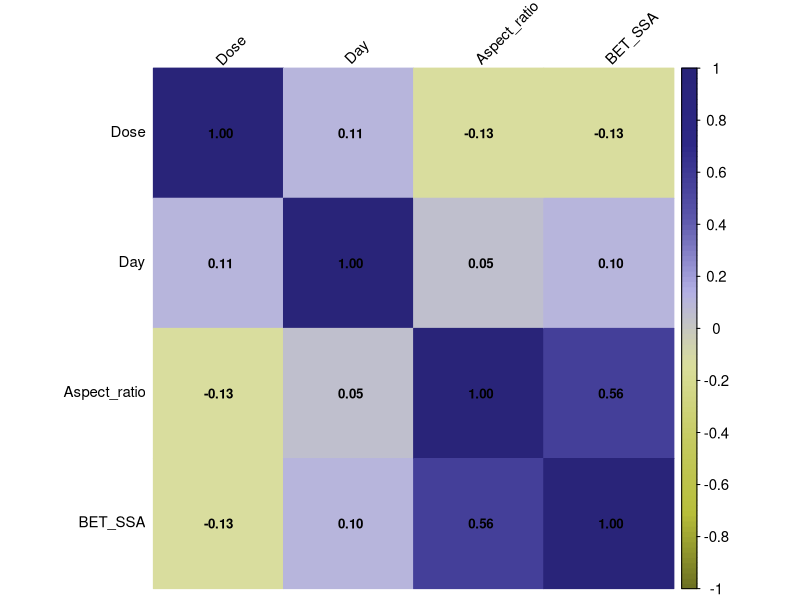
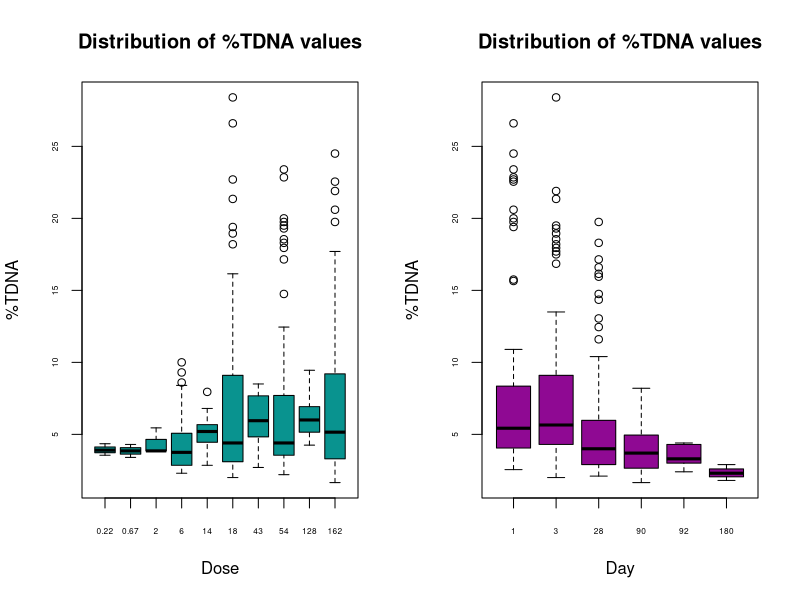

The R source for these figures, in order: (Note: this script raises an error after producing the figures.)
## ---- chunk 1
knitr::opts_chunk$set(echo = TRUE, 
                      message = FALSE, 
                      cache = FALSE,
                      warning = FALSE,
                      fig.align = 'center',
                      dpi = 300)
## ---- chunk 2
# Installing and loading  packages
packages <- function(x){
  not_installed <- x[!x %in% installed.packages()[, "Package"]]
  if(length(not_installed) > 0) 
    install.packages(not_installed, dependencies = TRUE)
  invisible(lapply(x, require, character.only = TRUE))
}

packages(c("magrittr", "dplyr", "tidyverse", "GGally", "ggpubr", "corrplot", "FactoMineR", "factoextra", "randomForest"))
## ---- chunk 3
# Setting the working directory to the folder containing the currently open file in RStudio
setwd(dirname(rstudioapi::getActiveDocumentContext()$path))

# Loading data
data <- read.csv2("input_file.csv", header = TRUE, dec = ",")
## ---- chunk 4
# Data sorting
SortedData <- data[order(data[, ncol(data)]), ]

# The most extreme values should be included in the training set. The number of rows with the lowest and highest values to be included in the training set: 
nexv = 3

ExRows <- rbind(SortedData[1:nexv, ], SortedData[(nrow(SortedData)-nexv+1):nrow(SortedData), ])
DataSplit <- SortedData[-c(1:nexv, (nrow(SortedData)-nexv+1):nrow(SortedData)), ]

# Training and validation sets 
ValidationSet <- data.frame()  
TrainingSet <- data.frame()       

for (i in seq_len(nrow(DataSplit))) {
  # The data split ratio is 2:1, where every third element is placed in the validation set
  if (i %% 3 == 1) {
    ValidationSet <- rbind(ValidationSet, DataSplit[i, ])
  } else {
    TrainingSet <- rbind(TrainingSet, DataSplit[i, ])
  }
}

TrainingSet <- rbind(ExRows, TrainingSet)

TrainingSet$Set <- 'T'
ValidationSet$Set <- 'V'

# Responces vectors
RespTrain <- as.vector(TrainingSet[, ncol(TrainingSet) - 1])
RespVal <- as.vector(ValidationSet[, ncol(ValidationSet) - 1])

# Matrix with descriptors
DescT <- as.matrix(TrainingSet[, 2:(ncol(TrainingSet) - 2)])
DescV <- as.matrix(ValidationSet[, 2:(ncol(ValidationSet) - 2)])

# Name of columns
ChemNameT <- TrainingSet[,1]
ChemNameV <- ValidationSet[,1]

# Autoscaling data
scaling <- function(x, sc_data){
  average <- mean(sc_data)
  stdev <- sd(sc_data)
  if (stdev == 0) {
    return(rep(0, length(x)))  
  }
  autoscaled_x <- (x-average)/stdev
  autoscaled_x
}

AutoscDescT <- as.data.frame(matrix(NA, nrow = nrow(DescT), ncol = ncol(DescT)))
AutoscDescV <- as.data.frame(matrix(NA, nrow = nrow(DescV), ncol = ncol(DescV)))


for (i in 1:ncol(DescT)) {
  AutoscDescT[, i] <- scaling(DescT[, i], DescT[, i])
}

for (i in 1:ncol(DescV)) {
  AutoscDescV[, i] <- scaling(DescV[, i], DescT[, i])
}

DescNames <- colnames(DescT)
AutoscDescNames <- paste0("Autoscaled_", DescNames) 

# Summary table
Summary <- data.frame(rbind(
  setNames(cbind(ChemNameT, DescT, AutoscDescT, RespTrain, TrainingSet$Set), 
           c("ChemName", DescNames, AutoscDescNames, "Experimental", "Set")), 
  setNames(cbind(ChemNameV, DescV, AutoscDescV, RespVal, ValidationSet$Set), 
           c("ChemName", DescNames, AutoscDescNames, "Experimental", "Set"))))

rownames(Summary) <- NULL

print(head(Summary))
print(tail(Summary))

## ---- chunk 5
# Save Heatmap to PNG
png("docs/figures/HeatMap.png", width = 1500, height = 1500, units = "px", res = 300)

# Computing the correlation matrix

CorrelationMatrix <- cor(data[, 2:(ncol(data) - 1)], use = "complete.obs")

# Color palette for the plot
col <- colorRampPalette(c("#6e7222","#b8bf3a", "#c6cb61", "#dbdf9c", "#b3b0e5", "#5c57ac", "#2e2988", "#292479"))

# Heatmap
corrplot(CorrelationMatrix, 
          method = "color", 
          col = col(100), 
          tl.col = "black", 
          tl.srt = 45, 
          addCoef.col = "black", 
          number.cex=0.8,
          tl.cex = 0.9,
          cl.cex = 0.9)

invisible(dev.off())
## ---- chunk 6
#Save Boxplot to PNG
png("docs/figures/Boxplot.png", width = 2400, height = 1440, units = "px", res = 300)

# Arranging two plots horizontally in a single graphic
par(mfrow = c(1,2))

# Boxplots
boxplot(TDNA~ Dose, 
        data = data,
        col = "#09938F", 
        xlab = "Dose", 
        ylab = "%TDNA", 
        main = "Distribution of %TDNA values",
        cex.axis = 0.5, 
        cex.lab = 1,    
        cex.main = 1.2)
boxplot(TDNA~ Day, 
        data = data,
        col = "#8f0993", 
        xlab = "Day", 
        ylab = "%TDNA", 
        main = "Distribution of %TDNA values",
        cex.axis = 0.5, 
        cex.lab = 1,    
        cex.main = 1.2)

invisible(dev.off())
## ---- chunk 7
# Selecting data for PCA
DataPCA <- data[, -c(1, ncol(data))]
# PCA
ResultsPCA <-  PCA(DataPCA, scale.unit = TRUE, ncp = 5, graph = FALSE)

EigenValues <- ResultsPCA$eig 

print(EigenValues)

# Setting the maximum value on the Y-axis
MaxYEV <- max(EigenValues[, "percentage of variance"]) + 5 
# Save Scree plot to PNG
png("docs/figures/EigenValues.png", width = 2400, height = 1900, units = "px", res = 300)
# Scree plot
fviz_eig(ResultsPCA, 
         addlabels = TRUE, 
         main = "Scree plot",
         col = "#09938F",              
         barfill = "#09938F",   
         border = "black",
         ylim = c(0, MaxYEV)) +
  theme(
    panel.grid.major.x = element_blank(), 
    panel.grid.minor.y = element_blank(),
    panel.grid.major.y = element_blank(), 
    panel.grid.minor.x = element_blank(),
    panel.background = element_rect(fill = "white", color = NA), 
    plot.title = element_text(hjust = 0.5, size = 18, face = "bold"),
    axis.title = element_text(size = 15))
invisible(dev.off())

# Save Contributions plot to PNG
png("docs/figures/Correlation_circle.png", width = 2400, height = 1440, units = "px", res = 300)
# Contributions plot
fviz_pca_var(ResultsPCA, 
             col.var = "contrib",
             gradient.cols = c("#9ab7bf", "#366f7f", "#033c4c")) +
  ggtitle("PCA Variable Contributions") +
  theme(
    panel.grid.major.x = element_blank(), 
    panel.grid.minor.y = element_blank(),
    panel.grid.major.y = element_blank(),
    panel.grid.minor.x = element_blank(),
    panel.background = element_rect(fill = "white", color = NA), 
    plot.title = element_text(hjust = 0.5, size = 18, face = "bold"),
    axis.title = element_text(size = 15),
    legend.title = element_text(size = 13),
    legend.text = element_text(size = 11)) +
  labs(color = "Contribution") 
invisible(dev.off())

# Save Biplot to PNG
png("docs/figures/Biplot.png", width = 2400, height = 1900, units = "px", res = 300)
TDNA_PCA <- as.numeric(data$TDNA)
Day_PCA <- as.factor(data$Day)
# Biplot
fviz_pca_biplot(ResultsPCA, 
                # Endpoits
                geom.ind = "point",
                fill.ind = Day_PCA, # color the points based on the day number
                col.ind = "black",
                pointshape = 21, 
                pointsize = TDNA_PCA, # point size depends on toxicity value
                palette = "Dark2",
                repel = TRUE,
                addEllipses = TRUE,
                # Variables 
                col.var = "contrib",
                gradient.cols = c("#9ab7bf", "#366f7f", "#033c4c"),
                
                legend.title = list(fill = "Day", color = "Contribution of variables", size = "Toxicity value")) + 
  labs(title = "PCA", x = "PC1 (41.7%)", y = "PC2 (27.6%)") + 
  theme_bw() + 
  theme(
    plot.title = element_text(hjust = 0.5, size = 18, face = "bold"),
    axis.title = element_text(size = 15),
    legend.title = element_text(size = 13),
    legend.text = element_text(size = 11)) 
invisible(dev.off())
## ---- chunk 8
# Metrics 
R2Q2 <- function(experimental, predicted) {
  return(1 - sum((experimental - predicted)^2, na.rm = TRUE) / sum((experimental - mean(experimental, na.rm = TRUE))^2, na.rm = TRUE))
}
RMSE <- function(experimental, predicted) {
  return(sqrt(mean((experimental - predicted)^2, na.rm = TRUE)))
}

# Grid parameters 
set.seed(8)

SampizePerc <- floor(nrow(AutoscDescT) * c(0.5, 0.7, 0.9, 1)) 

grid <- expand.grid(ntree = c(500, 750, 1000),
                    mtry = seq(2, 4, by = 1),
                    nodesize = c(1, 5, 10, 20),
                    sampsize = SampizePerc, 
                    maxnodes = seq(5, 25, by = 5))

# Table for resuts
results <- data.frame(ntree = numeric(), mtry = numeric(), nodesize = numeric(), sampsize = numeric(), maxnodes = numeric(), Q2 = numeric(), RMSEext = numeric(), R2 = numeric(), RMSEext = numeric())

# Grid search 
for (i in 1:nrow(grid)) {
  params <- grid[i,]
    set.seed(8)
    model <- randomForest(x = AutoscDescT, RespTrain, 
                          ntree = params$ntree, 
                          mtry = params$mtry, 
                          nodesize = params$nodesize, 
                          sampsize = params$sampsize, 
                          maxnodes = params$maxnodes, 
                          replace = TRUE, 
                          importance = TRUE, 
                          do.trace = FALSE)  
    
    RespTrainPred <- predict(model, newdata = AutoscDescT)
    RespValPred <- predict(model, newdata = AutoscDescV)
  
    R2 <- R2Q2(RespTrain, RespTrainPred)
    RMSEc <- RMSE(RespTrain, RespTrainPred)
    Q2 <- R2Q2(RespVal, RespValPred)
    RMSEext <- RMSE(RespVal, RespValPred)
  
  # First selection 
  if (Q2 > 0.85) {
  results <- rbind(results, data.frame(ntree = params$ntree, 
                                       mtry = params$mtry, 
                                       nodesize = params$nodesize, 
                                       sampsize = params$sampsize, 
                                       maxnodes = params$maxnodes, 
                                       Q2 = Q2, 
                                       RMSEext = RMSEext, 
                                       R2 = R2,
                                       RMSEc = RMSEc))
  }
}

# The secon selection
ResultSort <- results[order(-results$Q2), ]
BestRes <- head(ResultSort)

print(BestRes)
## ---- chunk 9
#Table for results
resultscv <- data.frame(ntree = numeric(), mtry = numeric(), nodesize = numeric(), sampsize = numeric(), maxnodes = numeric(), Q2cv = numeric(), RMSEcv = numeric())

# Loop for parameters
for (i in 1:nrow(BestRes)) {
  HypParm <- BestRes[i, ]
  
  TrainPredLoo <- numeric(length(RespTrain))
  # Loop for crossvalidation
  for (j in 1:length(RespTrain)) {
    TrainIndicates <- setdiff(1:length(RespTrain), j)
    TrainSetLoo <- AutoscDescT[TrainIndicates, ]
    RespTrainLoo <- RespTrain[TrainIndicates]  
    ValSetLoo <- AutoscDescT[j, , drop = FALSE]
    RespValLoo <- RespTrain[j]
    
    set.seed(8)
    # In the training set, there is one less element.
    sampsizevalue <- HypParm$sampsize - 1
    
    model <- randomForest(x = TrainSetLoo, y = RespTrainLoo, 
                          ntree = HypParm$ntree, 
                          mtry = HypParm$mtry, 
                          nodesize = HypParm$nodesize, 
                          sampsize = sampsizevalue, 
                          maxnodes = HypParm$maxnodes, 
                          replace = TRUE, 
                          importance = TRUE, 
                          do.trace = FALSE)  
    
    PredLoo <- predict(model, newdata = ValSetLoo)
    
    TrainPredLoo[j] <- PredLoo
  }
  Q2cv <- R2Q2(RespTrain, TrainPredLoo)
  RMSEcv <- RMSE(RespTrain, TrainPredLoo)

  resultscv <- rbind(resultscv, data.frame(ntree = HypParm$ntree, 
                                       mtry = HypParm$mtry, 
                                       nodesize = HypParm$nodesize, 
                                       sampsize = HypParm$sampsize, 
                                       maxnodes = HypParm$maxnodes, 
                                       Q2cv = Q2cv, 
                                       RMSEcv = RMSEcv))
}

ResultsAll<- cbind(resultscv, Q2ext = BestRes$Q2, RMSEext = BestRes$RMSEext, R2 = BestRes$R2, RMSEc = BestRes$RMSEc)
print(ResultsAll)
## ---- chunk 10
# Function for MAE calculation
MAE <- function(experimental, predicted) {
  mean(abs(experimental - predicted), na.rm = TRUE)
}

# Training
set.seed(8)
FinalModel <- randomForest(x = AutoscDescT, y = RespTrain, 
                           ntree = HypParm$ntree, 
                           mtry = HypParm$mtry, 
                           nodesize = HypParm$nodesize, 
                           sampsize = sampsizevalue, 
                           maxnodes = HypParm$maxnodes, 
                           replace = TRUE, 
                           importance = TRUE, 
                           do.trace = FALSE)  
    
RespTrainPred <- predict(FinalModel, newdata = AutoscDescT)
RespValPred <- predict(FinalModel, newdata = AutoscDescV)

ResidualsTrain <- RespTrain - RespTrainPred
ResidualsVal <- RespVal - RespValPred

R2 <- ResultsAll$R2[1]
RMSEc <- ResultsAll$RMSEc[1]
MAEt <- MAE(RespTrain, RespTrainPred)
Q2ext <- ResultsAll$Q2ext[1]
RMSEext <- ResultsAll$RMSEext[1]
Q2cv <- ResultsAll$Q2cv[1]
RMSEcv <- ResultsAll$RMSEcv[1]

SummaryModel <- cbind(Summary, PredictedTox = c(RespTrainPred, RespValPred), Residuals = c(ResidualsTrain, ResidualsVal))
print(head(SummaryModel))
print(tail(SummaryModel))
print(paste("Results of model: R2 = ", round(R2, 2), "RMSEc = ", round(RMSEc, 2), "Q2ext = ", round(Q2ext, 2), "RMSEext = ", round(RMSEext, 2), "Q2cv = ", round(Q2cv, 2), "RMSEcv =", round(RMSEcv, 2), "MAE = ", round(MAEt, 2)))
## ---- chunk 11
MaxDens <- as.numeric(ceiling(max(SummaryModel$Residuals)))
MinDens <- as.numeric(floor(min(SummaryModel$Residuals)))

# The first plot
DensityPlot <- ggdensity((SummaryModel),
                          x = "Residuals",
                          size = 0.7,
                          fill = "Set", 
                          palette = c("#004AF5", "#F7B213")) +
  scale_x_continuous(limits = c(MinDens, MaxDens)) +
  scale_fill_manual(values = c("T" = "#004AF5", "V" = "#F7B213"), 
                    labels = c("Training Set", "Validation Set"))

DensityPlot <- ggpar(DensityPlot, legend.title = "", legend = "top", xlab = "", 
                      ylab = "Residual density %TDNA BAL", ggtheme = theme_bw())

DensityPlot <- DensityPlot + 
  theme(panel.grid.major = element_blank(), 
        panel.grid.minor = element_blank(),
        panel.border = element_rect(colour = "black", size = 1),
        panel.background = element_rect(fill = "#faf8ef"), 
        axis.title.y = element_text(size = 15), 
        legend.text = element_text(face = "bold", size = 10))

# Save Residual density plot to PNG
ggsave("docs/figures/ResDens.png", plot = DensityPlot, width = 1500, height = 1500, units = "px", dpi = 300)
